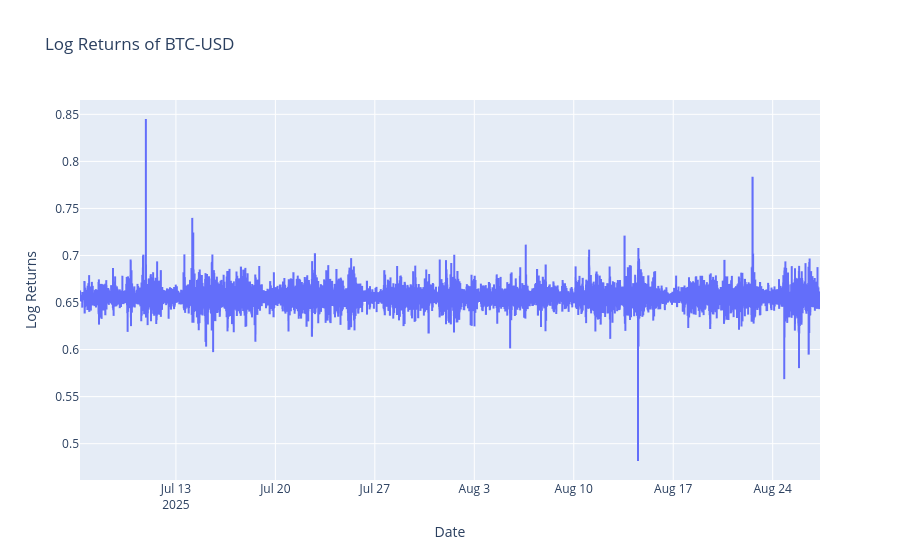

Notebook code for this chart:
### Code cell
px.line(processed_data.reset_index().iloc[0:15000], y = 'Log_Returns', 
        x = 'Date',
        title = 'Log Returns of BTC-USD', labels = {'Log_Returns': 'Log Returns', 'Date': 'Date'})

### Figure 1 — Plotly figure (JSON) as saved in the notebook; plotly's stock layout.template omitted (floating-point values rounded to 4 significant figures; data arrays with more than 128 entries replaced by an {"elided": "..."} marker saying what was removed)
{"data": [{"hovertemplate": "Date=%{x}<br>Log Returns=%{y}<extra></extra>", "legendgroup": "", "line": {"color": "#636efa", "dash": "solid"}, "marker": {"symbol": "circle"}, "mode": "lines", "name": "", "showlegend": false, "type": "scattergl", "x": {"elided": "15000 str values"}, "xaxis": "x", "y": {"elided": "15000 float values"}, "yaxis": "y"}], "layout": {"legend": {"tracegroupgap": 0}, "title": {"text": "Log Returns of BTC-USD"}, "xaxis": {"anchor": "y", "domain": [0, 1], "title": {"text": "Date"}}, "yaxis": {"anchor": "x", "domain": [0, 1], "title": {"text": "Log Returns"}}}}
